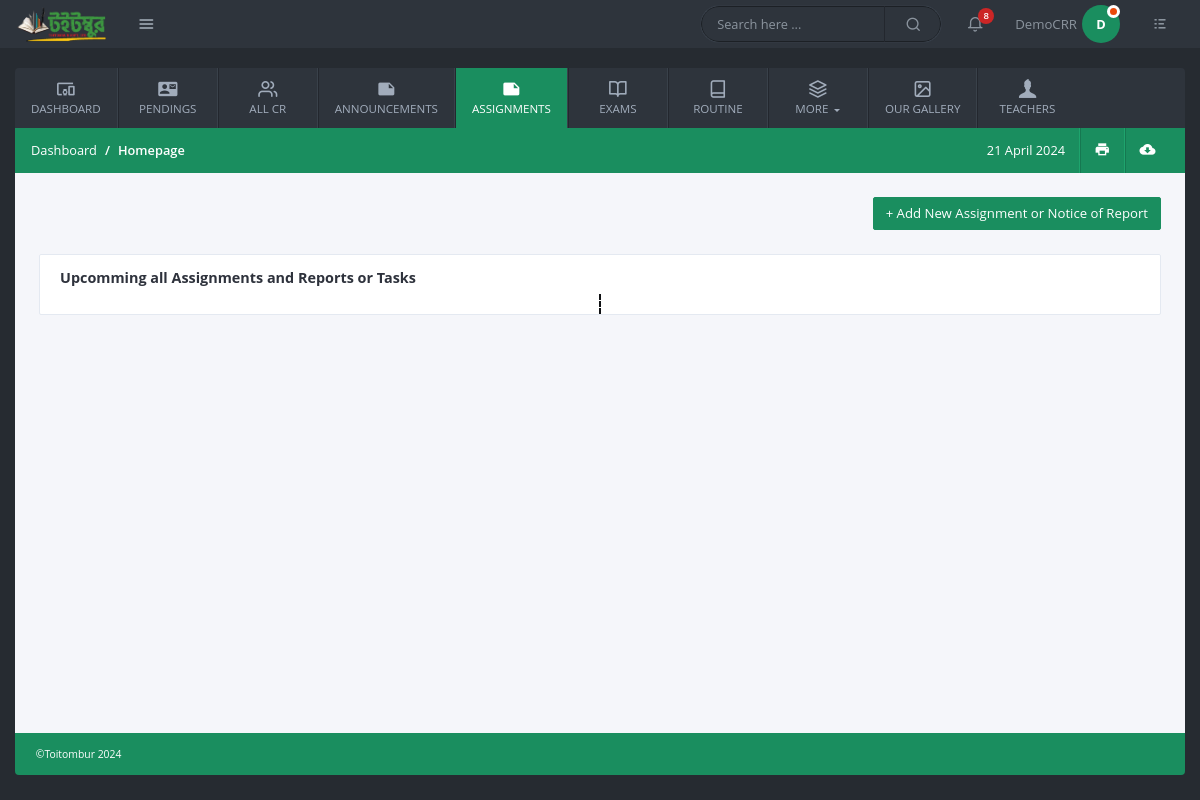
The page /all-assignments/ (signed in) on the database as committed earlier.
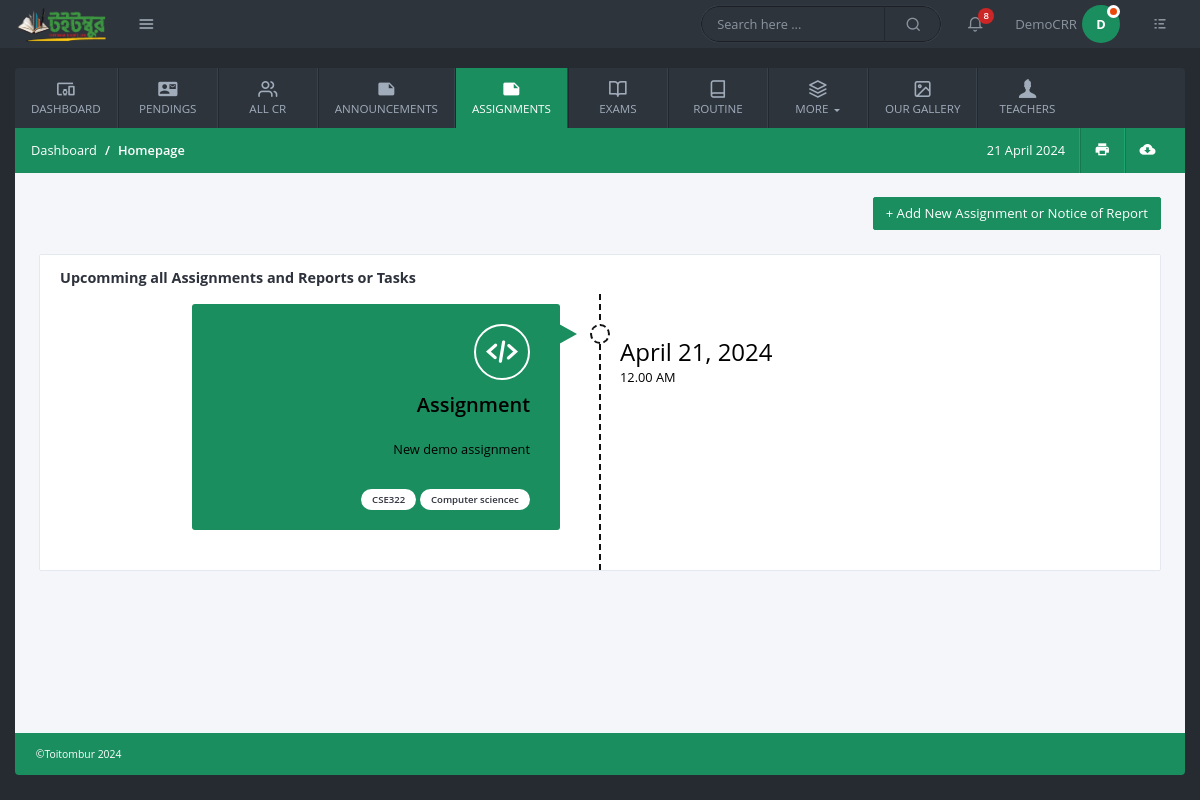
The same page on the database as committed later.
### users/models.py (models this page shows, shortened)
class User(AbstractBaseUser, PermissionsMixin):
    email = models. EmailField (unique=True, null=False)
    is_staff = models.BooleanField(
        gettext_lazy('I am staff'),
        default=False,
    help_text = gettext_lazy('If the user is admin stuff of this site then can see admin panel')
    )
    is_active = models.BooleanField(
        gettext_lazy('account active'),
        default=True,
        help_text=gettext_lazy('A user should be treated as active. Admin can unselect this instead of deleting accounts')
    )
    ROLE_CHOICES = (
        ('admin', 'admin'),
        ('student', 'student'),
        ('teacher', 'teacher'),
        ('cr', 'cr'),
    )
    role = models.CharField(
        max_length=20,
        choices=ROLE_CHOICES,
        default='admin',
    )
    USERNAME_FIELD = 'email'
    objects = MyCustomManager()

class CommonProfileModel(models.Model):
    uid = models.UUIDField(primary_key=True, default= uuid.uuid4, editable=False)
    account = models.OneToOneField(Profile, on_delete=models.CASCADE)
    created_at = models.DateTimeField(auto_now_add=True)
    updated_at = models.DateTimeField(auto_now=True)
    personal_id = models.CharField(unique=True, max_length=150)
    gender = models.CharField( max_length=50, choices=GENDERS, blank=True,null=True)
    image = models.FileField(upload_to="Profile_Pictures", null=True, blank=True)
    class Meta:
        abstract = True

class Student(CommonProfileModel):
    name = models.CharField(max_length=350)
    intake = models.ForeignKey(Intakes, on_delete=models.CASCADE)
    section = models.ForeignKey(Sections, on_delete=models.CASCADE)
    department = models.ForeignKey(Departments, on_delete=models.CASCADE)
    shift = models.CharField(max_length=50, choices= [("Day","day"), ("Evening", "evening")])
    is_class_cr = models.BooleanField(default=False)
    contact_number = models.PositiveIntegerField(null=True, blank=True)
    facebook_profile = models.CharField( max_length=500, null=True, blank=True)

### common/models.py (models this page shows, shortened)
class CommonBaseModel(models.Model):
    uid = models.UUIDField(primary_key=True, default= uuid.uuid4, editable=False)
    created_at = models.DateTimeField(auto_now_add=True)
    updated_at = models.DateTimeField(auto_now=True)

class Assignments(CommonBaseModel):
    types = models.CharField(max_length=50, choices=TYPES, default='assignment')
    course_code = models.CharField( max_length=8)
    course_title = models.CharField( max_length=100)
    assignment_title = models.CharField(max_length=150)
    detail = models.TextField()
    date = models.DateField( auto_now=False, auto_now_add=False, null=True, blank=True)
    intake = models.ForeignKey(Intakes, on_delete=models.CASCADE, null=True, blank=True)
    department = models.ForeignKey(Departments, on_delete=models.CASCADE, null=True, blank=True)
    section = models.ForeignKey(Sections, on_delete=models.CASCADE, null=True, blank=True)

### common/extra_code.py (the view)
        def warper_function(request, *args, **kwargs):
            profile = request.user.profile
            if profile.details_filled:
                if profile.is_approved:
                    if request.user.role in allowed_role:
                        return view_function(request, *args, **kwargs)
                    else:
                        return HttpResponse("WHO ARE YOU ? Not authorized person.")
                else:
                    return render(request,"pages/waiting.html")
            else:
                return redirect("last_step_of_register")

### common/extra_code.py (called while the page is built)
def allowed_users(allowed_role = []):
    def normal_function(view_function):
        def warper_function(request, *args, **kwargs):
            profile = request.user.profile
            if profile.details_filled:
                if profile.is_approved:
                    if request.user.role in allowed_role:
                        return view_function(request, *args, **kwargs)
                    else:
                        return HttpResponse("WHO ARE YOU ? Not authorized person.")
                else:
                    return render(request,"pages/waiting.html")
            else:
                return redirect("last_step_of_register")
        return warper_function
    return normal_function

### common/views.py (called while the page is built)
@login_required()
@allowed_users(allowed_role=['student', 'cr'])
def assignments(request):
    student = request.user.profile.student
    intake = student.intake
    section = student.section
    depart = student.department
    all_assignments = Assignments.objects.filter(
        intake = intake,
        department = depart,
        section = section,
        date__gte = timezone.now()
    ).order_by("date")[:5]
    context = {
        "assignments":all_assignments,
    }
    return render(request, "pages/assignments.html", context)

### templates/pages/assignments.html (shortened to what this page needs)
{% extends "base/base.html" %}
{% load static %}
{% block content %}
<div class="row gutters">
    <div class="col-xl-12 col-lg-12 col-md-12 col-sm-12 col-12">
        {% if user.role == 'cr' %}
        <div class="text-right mb-4">
            <a href="{% url "add_assign" %}" class="btn btn-primary" >+ Add New Assignment or Notice of Report</a>
        </div>
        {% endif %}
    </div>
    <div class="col-xl-12 col-lg-12 col-md-12 col-sm-12 col-12">
        <div class="card">
            <div class="card-header">
                <div class="card-title">Upcomming all Assignments and Reports or Tasks</div>
            </div>
            <div class="row gutters justify-content-center">
                <div class="col-xl-9 col-lg-9 col-md-10 col-sm-12">
                    <div class="timeline">
                        {% for assign in assignments %}
                        <div class="timeline-row">
                        <a href="{% url "view_assign" assign.uid %}">
                                <div class="timeline-time">
                                    {{assign.date}}<small>12.00 AM</small>
                                </div>
                                <div class="timeline-content">
                                    <i class="icon-code"></i>
                                    <h4>{{assign.get_types_display}}</h4>
                                    <p>
                                        {{assign.assignment_title}}
                                    </p>
                                    <div class="">
                                        <span class="badge badge-pill badge-white">{{assign.course_code}}</span>
                                        <span class="badge badge-pill badge-white">{{assign.course_title}}</span>
                                    </div>
                                </div>
                            </a>
                        </div>
                        {% endfor %}
                    </div>
                </div>
            </div>
        </div>
    </div>
</div>
{% endblock content %}

### templates/base/base.html (shortened to what this page needs)
{% load static %}
<!doctype html>
<html lang="en">
	<head>
		<link rel="stylesheet" href="{% static "css/bootstrap.min.css" %}">
		<link rel="stylesheet" href="{% static "fonts/style.css" %}">
		<link rel="stylesheet" href="{% static "css/main.css" %}">
		<link rel="stylesheet" href="{% static "vendor/daterange/daterange.css" %}">
	</head>
	<body>
		<header class="header">
			<div class="logo-wrapper">
				<a href="{% url "homepage" %}" class="logo">
					<img src="{% static "img/toitombur.png" %}" alt="Dashboard" />
				</a>
				<a href="#" class="quick-links-btn" data-toggle="tooltip" data-placement="right" title="" data-original-title="Quick Links">
					<i class="icon-menu1"></i>
				</a>
			</div>
			<div class="header-items">
				<div class="custom-search">
					<input type="text" class="search-query" placeholder="Search here ...">
					<i class="icon-search1"></i>
				</div>
				<ul class="header-actions">
					<li class="dropdown">
						<a href="#" id="notifications" data-toggle="dropdown" aria-haspopup="true">
							<i class="icon-bell"></i>
							<span class="count-label">8</span>
						</a>
					</li>
					<li class="dropdown">
						<a href="#" id="userSettings" class="user-settings" data-toggle="dropdown" aria-haspopup="true">
							{% if user.role == "student" or user.role == "cr" %}
							<span class="user-name">{{user.profile.student.name}}</span>
							<span class="avatar"> {{ user.profile.student.name|slice:"0:1" }}<span class="status busy"></span></span>
							{% elif user.role == "teacher" %}
							<span class="user-name">{{user.profile.teacher.name}}</span>
							<span class="avatar"> {{ user.profile.teacher.name|slice:"0:1" }}<span class="status busy"></span></span>
							{% endif %}
						</a>
					</li>
					<li>
						<a href="#" class="quick-settings-btn" data-toggle="tooltip" data-placement="left" title="" data-original-title="Quick Settings">
							<i class="icon-list"></i>
						</a>
					</li>
				</ul>
			</div>
		</header>
		<div class="container-fluid">
			{% url "pendings" as p1x %}
			{% url "add_routine" as r1x %}
			<nav class="navbar navbar-expand-lg custom-navbar">
				<div class="collapse navbar-collapse" id="KamlaActiveNavbar">
					<ul class="navbar-nav">
						<li class="nav-item ">
							<a class="nav-link {% if request.path == '/' %}active-page{% endif %}" href="{% url "homepage" %}">
							  <i class="icon-devices_other nav-icon"></i>
							  Dashboard
							</a>
						  </li>
						  {% if user.role == 'admin' or user.role == 'cr' %}
						  <li class="nav-item">
							<a class="nav-link {% if request.path == p1x %}active-page{% endif %}" href="{% url "pendings" %}">
							  <i class="icon-contact_mail nav-icon"></i>
							  Pendings
							</a>
						  </li>
						  {% endif %}
						<li class="nav-item">
							<a class="nav-link {% if request.path == '/all-cr-of-each-intakes/' %}active-page{% endif %} " href="{% url "all_cr" %}" >
								<i class="icon-users nav-icon"></i>
								All CR
							</a>
						</li>
						<li class="nav-item">
							<a class="nav-link {% if request.path == '/all-announcements/' %}active-page{% endif %}" href="{% url "all_announcement" %}" >
								<i class="icon-note nav-icon"></i>
								Announcements
							</a>
						</li>
						<li class="nav-item">
							<a class="nav-link {% if request.path == '/all-assignments/' %}active-page{% endif %}" href="{% url "assignments" %}" >
								<i class="icon-note nav-icon"></i>
								Assignments
							</a>
						</li>
						<li class="nav-item">
							<a class="nav-link {% if request.path == '/exams/' %}active-page{% endif %}" href="{% url "exams" %}" >
								<i class="icon-book-open nav-icon"></i>
								Exams
							</a>
						</li>
						<li class="nav-item">
							<a class="nav-link {% if request.path == r1x %}active-page{% endif %}" href="{% url "add_routine" %}">
							  <i class="icon-book nav-icon"></i>
							  Routine
							</a>
						</li>
						<li class="nav-item dropdown">
							<a class="nav-link dropdown-toggle" href="#" id="dashboardsDropdown" role="button" data-toggle="dropdown" aria-haspopup="true" aria-expanded="false">
								<i class="icon-layers2 nav-icon"></i>
								More
							</a>
						</li>
						<li class="nav-item">
							<a class="nav-link" href="#" >
								<i class="icon-image nav-icon"></i>
								Our Gallery
							</a>
						</li>
						<li class="nav-item">
							<a class="nav-link" href="#" >
								<i class="icon-user nav-icon"></i>
								Teachers
							</a>
						</li>
					</ul>
				</div>
			</nav>
			<div class="main-container">
				<div class="page-header">
					<ol class="breadcrumb">
						<li class="breadcrumb-item">Dashboard</li>
						<li class="breadcrumb-item active">Homepage</li>
					</ol>
					<ul class="app-actions">
						<li>
							<a href="#" id="">
								<icon id="currentDate"></icon>
							</a>
						</li>
						<li>
							<a href="#" data-toggle="tooltip" data-placement="top" title="" data-original-title="Print">
								<i class="icon-print"></i>
							</a>
						</li>
						<li>
							<a href="#" data-toggle="tooltip" data-placement="top" title="" data-original-title="Download CSV">
								<i class="icon-cloud_download"></i>
							</a>
						</li>
					</ul>
				</div>
				<div class="content-wrapper">
					{% block content %}{% endblock content %}
				</div>
			</div>
			<footer class="main-footer">©Toitombur 2024</footer>
		</div>
	</body>
</html>

Rows that differ between the two databases and show on the page:
added Assignments: date "April 21, 2024", types "Assignment", assignment_title "New demo assignment", course_code "CSE322", course_title "Computer sciencec"
